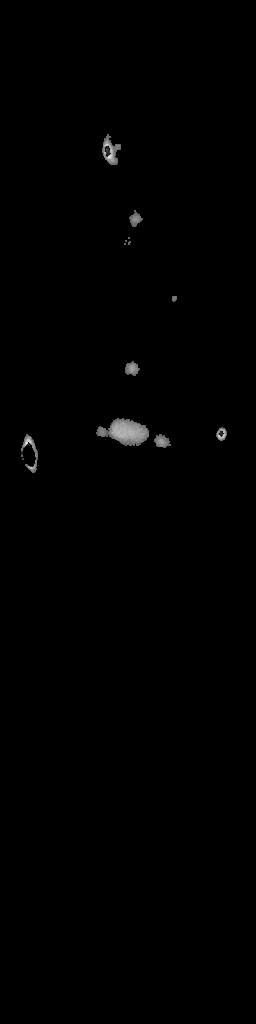
#> input picture src/modules/exams/services/GrabAnomaliesFeaturesService/dl1.png, 256 x 1024 px
$ jupyter execute grabAnomalies.ipynb
#> lines starting #> are read from the running program, lines starting #| are printed output that depends on the picture; after the words box and inside, x2 and y2 are one past the last pixel; in counts of white or black regions, pixels touching at a corner belong together
[cell 1]
import numpy as np
import cv2 as cv
import json
from math import sqrt, pow

[cell 2]
def execute(src, out, minArea=5, drawLabel=True):
#> called with src = './dl1.png', out = './features.json', minArea = 5, drawLabel = True
    img = cv.imread(src, 0)
#> img is the input picture: shape (1024, 256); min 0, max 232, mean 1.1
    labeled = cv.cvtColor(img, 0, cv.COLOR_GRAY2BGR)
    # External tree or external as param
    contours, hierarchy = cv.findContours(img, cv.RETR_EXTERNAL,  cv.CHAIN_APPROX_NONE)
#> contours = 14 contours, 7 with area under 20; largest, box (x1, y1, x2, y2) and area: (96, 418, 149, 446) 874, (102, 134, 121, 165) 296, (21, 434, 38, 473) 198, (154, 434, 171, 448) 136, (125, 361, 140, 376) 132, (129, 210, 143, 227) 110, (216, 427, 227, 441) 94
    # Sort by larger areas
    contoursFeatures = []
    cnts = sorted(contours, key=cv.contourArea, reverse=True)
#> cnts has the same summary as contours
    for i in range(0, len(cnts)):
        if cv.contourArea(cnts[i]) >= minArea:
            features = {}
            M = cv.moments(cnts[i])
            centroid = (int(M['m10'] / M['m00']), int(M['m01'] / M['m00']))
            features['xCentroid'] = centroid[0]
            features['yCentroid'] = centroid[1]
            features['arcLength'] = cv.arcLength(cnts[i], True)
            features['area'] = cv.contourArea(cnts[i])
            if drawLabel:
                cv.putText(labeled, str(i), (centroid[0], centroid[1]), cv.FONT_HERSHEY_SIMPLEX, 1, (209, 80, 0, 255), 3)
            try:
                # Calculate eccentricity
                (x, y), (MA, ma), angle = cv.fitEllipse(cnts[i])
                a = ma/2
                b = MA/2

                if (a > b):
                    eccentricity = sqrt(pow(a, 2)-pow(b, 2))
                    eccentricity = round(eccentricity/a, 2)
                else:
                    eccentricity = sqrt(pow(b, 2)-pow(a, 2))
                    eccentricity = round(eccentricity/b, 2)

                features['eccentricity'] = eccentricity
            except Error:
                features['eccentricity'] = 0
            contoursFeatures.append(features)
#> this loop made 14 passes
#> (centroid, x, y, MA, ma, angle, a, b) on passes 1 to 8: ((125, 431), 125, 431.7, 24.59, 49.78, 97.14, 24.89, 12.29), ((109, 150), 110.5, 150, 16.97, 27.69, 172.2, 13.84, 8.49), ((30, 451), 29.05, 453.4, 14.37, 34.48, 172.4, 17.24, 7.18), ((161, 440), 161.6, 440.9, 11.71, 15.96, 114.1, 7.98, 5.85), ((131, 368), 131.5, 368.4, 13.14, 13.63, 94.08, 6.81, 6.57), ((134, 218), 135.1, 218.5, 11.43, 14.52, 9.88, 7.26, 5.72), ((221, 433), 221.1, 433.7, 9.74, 12.72, 12.25, 6.36, 4.87), ((173, 298), 173.9, 298.2, 4.44, 5.67, 11.76, 2.83, 2.22)
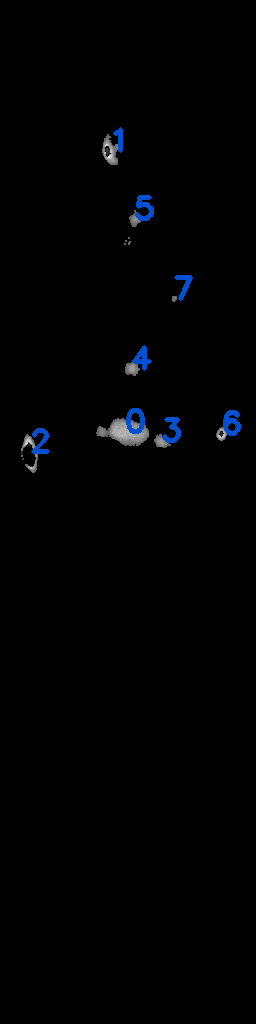
#> labeled: shape (1024, 256, 4); mean B, G, R, A 2.5, 1.5, 0.9, 255
#> after the loop, contoursFeatures = 8 items
    f = open(out, 'w')
    f.write(json.dumps(contoursFeatures))
    if drawLabel:
        cv.imwrite(src.replace('.png', 'labeled.png'), labeled)
